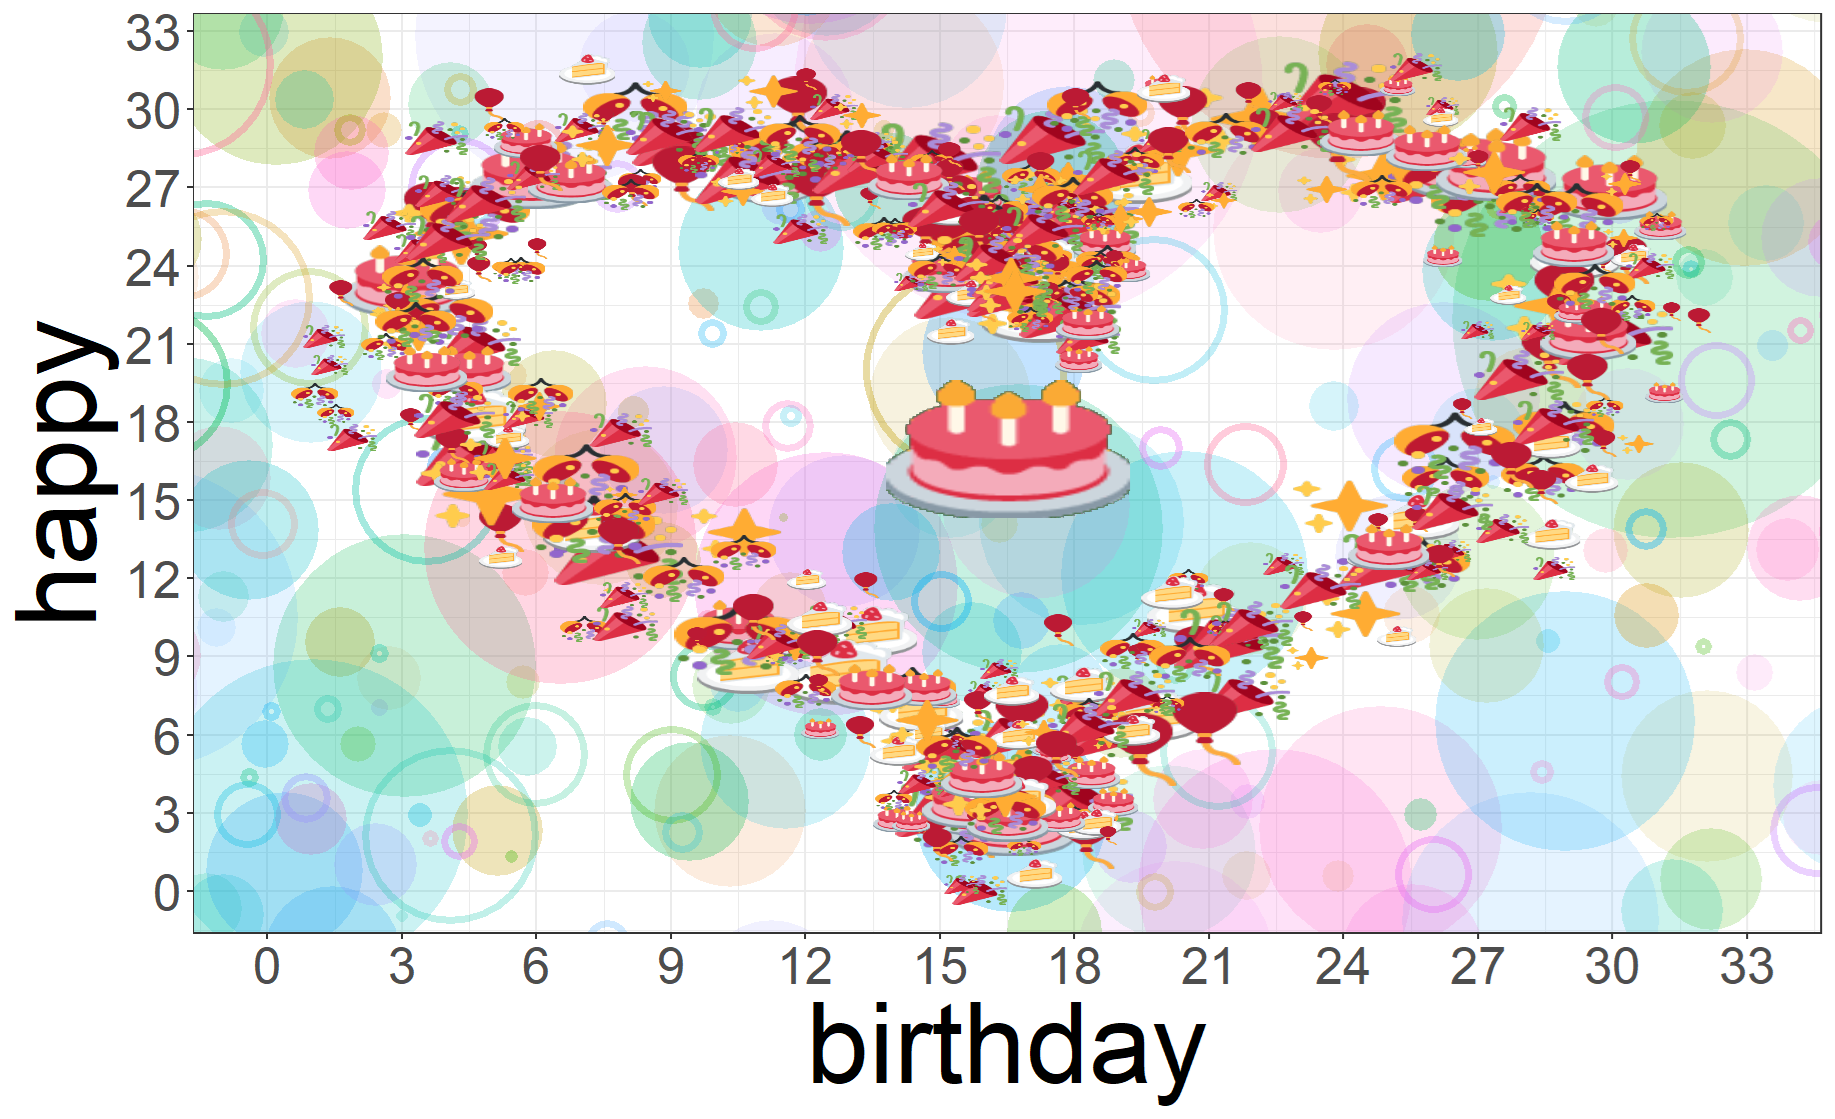

Write the R code that produced this figure.

happyBirthday = function(){
  set.seed(0)
  # devtools::install_github("dill/emoGG")
  require(emoGG)
  require(ggplot2)
  emoji_search("birthday")
  
  heart = data.frame(t = seq(0, 2*pi, by = 0.1))
  x =  function(t) 16 * sin(t)^3
  y = function(t) 13*cos(t) - 5*cos(2*t) - 2*cos(3*t) - cos(4*t)
  heart$y = y(heart$t)
  heart$x = x(heart$t)
  
  heart2 = rbind(heart,heart)
  heart2$y = heart2$y + runif(nrow(heart2),-2,2)
  heart2$x = heart2$x + runif(nrow(heart2),-2,2)
  heart2$size = runif(nrow(heart2),.05,.08)
  heart3 = rbind(heart,heart,heart,heart)
  heart3$y = heart3$y + runif(nrow(heart3),-3,3)
  heart3$x = heart3$x + runif(nrow(heart3),-3,3)
  heart3$size = runif(nrow(heart2),.02,.04)
  Heart = rbind(heart2,heart3)
  
  ncirc = 200
  circles = data.frame(
    y = runif(ncirc,-25,25),
    x = runif(ncirc,-25,25),
    size = rgamma(ncirc,2,.1),
    alpha = runif(ncirc,.1,.3),
    shape = 16,
    id = sample(1:20,ncirc,replace=T)
  )
  ncirc = 100
  circles2 = data.frame(
    y = runif(ncirc,-25,25),
    x = runif(ncirc,-25,25),
    size = rgamma(ncirc,.8,.1),
    alpha = runif(ncirc,.2,.4),
    shape = 1,
    id = sample(1:20,ncirc,replace=T)
  )
  circles = rbind(circles,circles2)
  circles$id = as.factor(circles$id)
  
  em = c("1f382","1f370","2728","1f388","1f38a","1f389","1f388","1f38a","1f389")
  
  textsize = 45
  age = 33; breaksn = 11 + 1
  ggplot(heart,aes(x=x,y=y,group=1))+theme_bw()+
    geom_point(data=circles,aes(color=id),stroke=2,alpha=circles$alpha,size=circles$size,shape=circles$shape)+
    geom_emoji(data=Heart,emoji=sample(em,nrow(Heart),replace=T),size=Heart$size)+
    geom_emoji(emoji=sample(em,nrow(heart),replace=T))+
    geom_emoji(aes(x=0,y=-1.5),emoji="1f382",size=.15)+
    coord_cartesian(ylim=c(-20,15),xlim=c(-20,20))+
    scale_y_continuous(breaks=seq(-20,16,length.out=breaksn),labels=seq(0,age,age/(breaksn-1)))+
    scale_x_continuous(breaks=seq(-20,20,length.out=breaksn),labels=seq(0,age,age/(breaksn-1)))+
    theme(text=element_text(size=textsize),axis.text=element_text(size=textsize/2.2),legend.position="none")+
    ylab("happy")+xlab("birthday")
}
